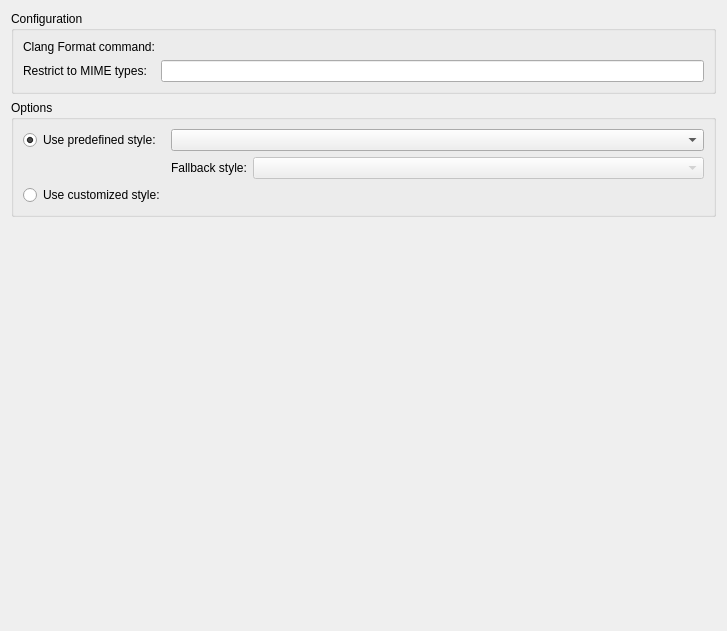
<?xml version="1.0" encoding="UTF-8"?>
<ui version="4.0">
 <class>Beautifier::Internal::ClangFormatOptionsPage</class>
 <widget class="QWidget" name="Beautifier::Internal::ClangFormatOptionsPage">
  <property name="geometry">
   <rect>
    <x>0</x>
    <y>0</y>
    <width>727</width>
    <height>631</height>
   </rect>
  </property>
  <property name="windowTitle">
   <string/>
  </property>
  <layout class="QGridLayout" name="gridLayout_2">
   <item row="1" column="0" colspan="2">
    <widget class="QGroupBox" name="options">
     <property name="title">
      <string>Options</string>
     </property>
     <layout class="QGridLayout" name="gridLayout">
      <item row="2" column="0">
       <widget class="QRadioButton" name="useCustomizedStyle">
        <property name="text">
         <string>Use customized style:</string>
        </property>
        <property name="autoExclusive">
         <bool>true</bool>
        </property>
       </widget>
      </item>
      <item row="2" column="1" colspan="2">
       <widget class="Beautifier::Internal::ConfigurationPanel" name="configurations" native="true"/>
      </item>
      <item row="0" column="0">
       <widget class="QRadioButton" name="usePredefinedStyle">
        <property name="sizePolicy">
         <sizepolicy hsizetype="Fixed" vsizetype="Fixed">
          <horstretch>0</horstretch>
          <verstretch>0</verstretch>
         </sizepolicy>
        </property>
        <property name="text">
         <string>Use predefined style:</string>
        </property>
        <property name="checked">
         <bool>true</bool>
        </property>
        <property name="autoExclusive">
         <bool>true</bool>
        </property>
       </widget>
      </item>
      <item row="0" column="1" colspan="2">
       <widget class="QComboBox" name="predefinedStyle"/>
      </item>
      <item row="1" column="1">
       <widget class="QLabel" name="fallbackStyleLabel">
        <property name="sizePolicy">
         <sizepolicy hsizetype="Fixed" vsizetype="Preferred">
          <horstretch>0</horstretch>
          <verstretch>0</verstretch>
         </sizepolicy>
        </property>
        <property name="text">
         <string>Fallback style:</string>
        </property>
       </widget>
      </item>
      <item row="1" column="2">
       <widget class="QComboBox" name="fallbackStyle">
        <property name="enabled">
         <bool>false</bool>
        </property>
       </widget>
      </item>
     </layout>
    </widget>
   </item>
   <item row="2" column="1">
    <spacer name="verticalSpacer">
     <property name="orientation">
      <enum>Qt::Vertical</enum>
     </property>
     <property name="sizeHint" stdset="0">
      <size>
       <width>20</width>
       <height>40</height>
      </size>
     </property>
    </spacer>
   </item>
   <item row="0" column="0" colspan="2">
    <widget class="QGroupBox" name="configuration">
     <property name="title">
      <string>Configuration</string>
     </property>
     <layout class="QFormLayout" name="formLayout_2">
      <item row="0" column="0">
       <widget class="QLabel" name="commandLabel">
        <property name="text">
         <string>Clang Format command:</string>
        </property>
       </widget>
      </item>
      <item row="0" column="1">
       <widget class="Utils::PathChooser" name="command" native="true"/>
      </item>
      <item row="1" column="0">
       <widget class="QLabel" name="mimeLabel">
        <property name="text">
         <string>Restrict to MIME types:</string>
        </property>
       </widget>
      </item>
      <item row="1" column="1">
       <widget class="QLineEdit" name="mime"/>
      </item>
     </layout>
    </widget>
   </item>
  </layout>
 </widget>
 <customwidgets>
  <customwidget>
   <class>Utils::PathChooser</class>
   <extends>QWidget</extends>
   <header location="global">utils/pathchooser.h</header>
   <container>1</container>
  </customwidget>
  <customwidget>
   <class>Beautifier::Internal::ConfigurationPanel</class>
   <extends>QWidget</extends>
   <header location="global">beautifier/configurationpanel.h</header>
   <container>1</container>
  </customwidget>
 </customwidgets>
 <resources/>
 <connections/>
</ui>
